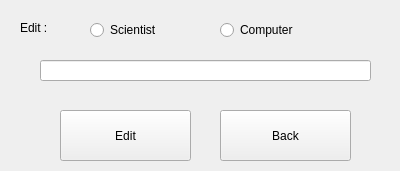
<?xml version="1.0" encoding="UTF-8"?>
<ui version="4.0">
 <class>editrelationgui</class>
 <widget class="QWidget" name="editrelationgui">
  <property name="geometry">
   <rect>
    <x>0</x>
    <y>0</y>
    <width>400</width>
    <height>171</height>
   </rect>
  </property>
  <property name="windowTitle">
   <string>Form</string>
  </property>
  <widget class="QLabel" name="label">
   <property name="geometry">
    <rect>
     <x>20</x>
     <y>20</y>
     <width>31</width>
     <height>16</height>
    </rect>
   </property>
   <property name="text">
    <string>Edit :</string>
   </property>
  </widget>
  <widget class="QRadioButton" name="radioButton_relationScientist">
   <property name="geometry">
    <rect>
     <x>90</x>
     <y>20</y>
     <width>100</width>
     <height>20</height>
    </rect>
   </property>
   <property name="text">
    <string>Scientist</string>
   </property>
  </widget>
  <widget class="QRadioButton" name="radioButton_relationComp">
   <property name="geometry">
    <rect>
     <x>220</x>
     <y>20</y>
     <width>100</width>
     <height>20</height>
    </rect>
   </property>
   <property name="text">
    <string>Computer</string>
   </property>
  </widget>
  <widget class="QLineEdit" name="lineEdit">
   <property name="geometry">
    <rect>
     <x>40</x>
     <y>60</y>
     <width>331</width>
     <height>21</height>
    </rect>
   </property>
  </widget>
  <widget class="QPushButton" name="pushButton_relationedit">
   <property name="geometry">
    <rect>
     <x>60</x>
     <y>110</y>
     <width>131</width>
     <height>51</height>
    </rect>
   </property>
   <property name="text">
    <string>Edit</string>
   </property>
  </widget>
  <widget class="QPushButton" name="pushButton_relationback">
   <property name="geometry">
    <rect>
     <x>220</x>
     <y>110</y>
     <width>131</width>
     <height>51</height>
    </rect>
   </property>
   <property name="text">
    <string>Back</string>
   </property>
  </widget>
 </widget>
 <resources/>
 <connections/>
</ui>
